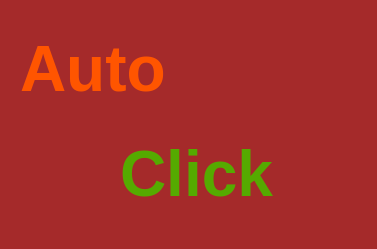
<?xml version="1.0" encoding="UTF-8"?>
<ui version="4.0">
 <class>MainWindow</class>
 <widget class="QMainWindow" name="MainWindow">
  <property name="geometry">
   <rect>
    <x>0</x>
    <y>0</y>
    <width>377</width>
    <height>249</height>
   </rect>
  </property>
  <property name="windowTitle">
   <string>MainWindow</string>
  </property>
  <property name="styleSheet">
   <string notr="true">background-color:brown;</string>
  </property>
  <widget class="QWidget" name="centralwidget">
   <widget class="QLabel" name="label">
    <property name="geometry">
     <rect>
      <x>20</x>
      <y>20</y>
      <width>221</width>
      <height>101</height>
     </rect>
    </property>
    <property name="text">
     <string>&lt;html&gt;&lt;head/&gt;&lt;body&gt;&lt;p&gt;&lt;span style=&quot; font-size:48pt; font-weight:700; color:#ff5500;&quot;&gt;Auto&lt;/span&gt;&lt;/p&gt;&lt;/body&gt;&lt;/html&gt;</string>
    </property>
   </widget>
   <widget class="QLabel" name="label_2">
    <property name="geometry">
     <rect>
      <x>120</x>
      <y>130</y>
      <width>241</width>
      <height>91</height>
     </rect>
    </property>
    <property name="text">
     <string>&lt;html&gt;&lt;head/&gt;&lt;body&gt;&lt;p&gt;&lt;span style=&quot; font-size:48pt; font-weight:700; color:#55aa00;&quot;&gt;Click&lt;/span&gt;&lt;/p&gt;&lt;/body&gt;&lt;/html&gt;</string>
    </property>
   </widget>
  </widget>
  <widget class="QStatusBar" name="statusbar"/>
 </widget>
 <resources/>
 <connections/>
</ui>
